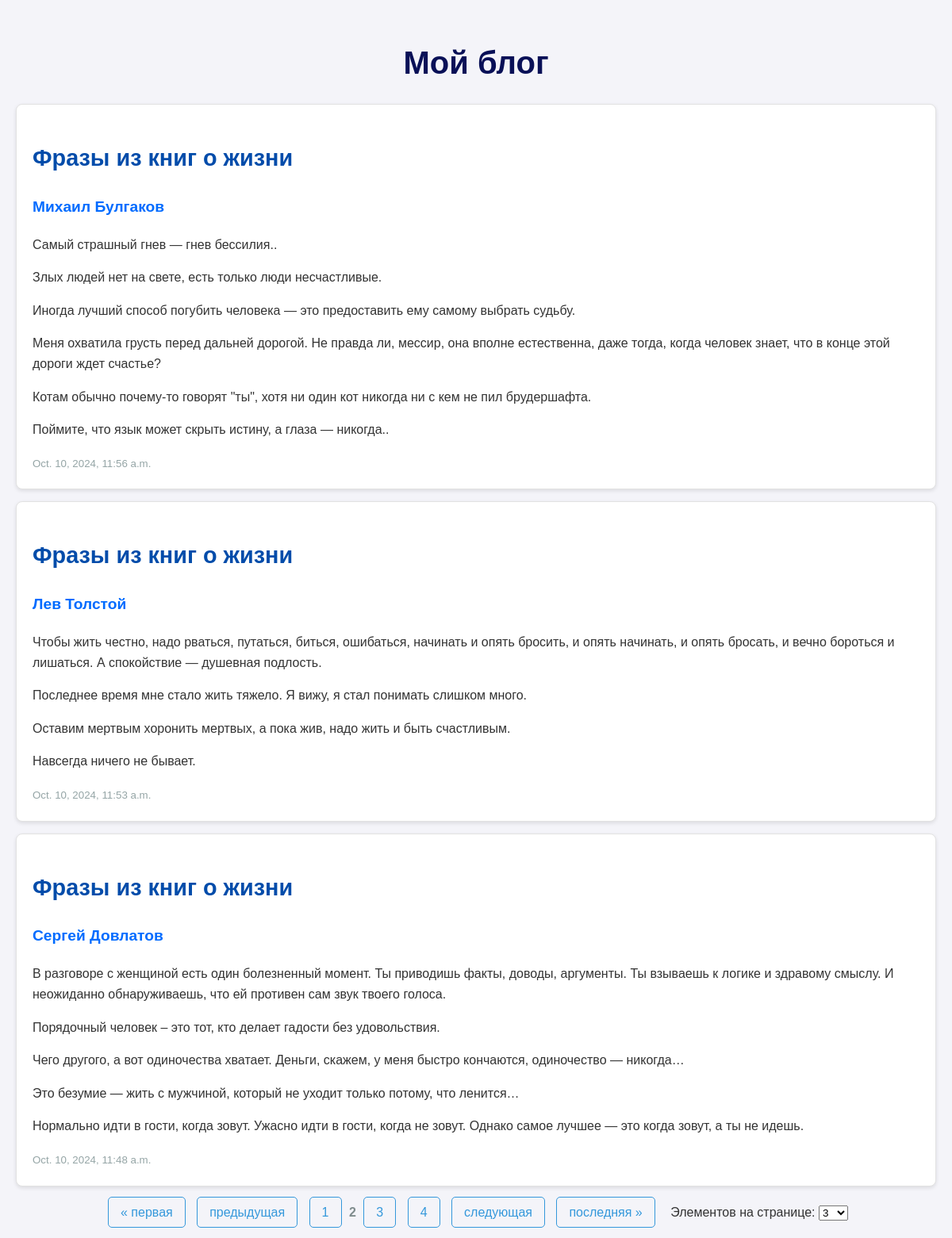
Screenshot of /blog/?page=2&items=3 with the database file from the repository.
### blog/models.py (models this page shows, shortened)
class Post(models.Model):
    title = models.CharField(max_length=200)
    author = models.CharField(max_length=100)
    content = models.TextField()
    pub_date = models.DateTimeField('date published', auto_now_add=True)

### blog/views.py (the view)
# urls.py: path('blog/', post_list, name='post_list'),  # Посты
def post_list(request):  # с выбором количества постов на странице
    post_list = Post.objects.all().order_by('-pub_date')
    items_per_page = request.GET.get('items', 3)
    try:
        items_per_page = int(items_per_page)
    except ValueError:
        items_per_page = 3
    paginator = Paginator(post_list, items_per_page)
    page = request.GET.get('page')  # Получение номера страницы из GET-запроса
    try:
        posts = paginator.page(page)  # Получение страницы с постами
    except PageNotAnInteger:  # Если номер страницы не является целым числом, показывается первая страница
        posts = paginator.page(1)
    except EmptyPage:  # Если номер страницы больше максимального, показывается последняя страница
        posts = paginator.page(paginator.num_pages)
    return render(request, 'blog/post_list.html', {'posts': posts, 'items_per_page': items_per_page})

### blog/templates/blog/post_list.html (shortened to what this page needs)
<!DOCTYPE html>
<html lang="ru">
<head>
</head>
<body>
    <h1>Мой блог</h1>
    <ul>
    {% for post in posts %}
        <li>
            <h2>{{ post.title }}</h2>
            <h3>{{ post.author }}</h3>
            <p>{{ post.content|linebreaks }}</p>
            <small>{{ post.pub_date }}</small>
        </li>
    {% endfor %}
    </ul>
    <div class="pagination">
        <form method="get">
            <span class="step-links">
                {% if posts.has_previous %}
                    <a href="?page=1&items={{ items_per_page }}">&laquo; первая</a>
                    <a href="?page={{ posts.previous_page_number }}&items={{ items_per_page }}">предыдущая</a>
                {% endif %}
                {% for num in posts.paginator.page_range %}
                    {% if posts.number == num %}
                        <span class="current">{{ num }}</span>
                    {% else %}
                        <a href="?page={{ num }}&items={{ items_per_page }}">{{ num }}</a>
                    {% endif %}
                {% endfor %}
                {% if posts.has_next %}
                    <a href="?page={{ posts.next_page_number }}&items={{ items_per_page }}">следующая</a>
                    <a href="?page={{ posts.paginator.num_pages }}&items={{ items_per_page }}">последняя &raquo;</a>
                {% endif %}
            </span>
            <span class="items-per-page">
                <label for="items">Элементов на странице:</label>
                <select name="items" id="items" onchange="this.form.submit()">
                    <option value="3" {% if items_per_page == 3 %}selected{% endif %}>3</option>
                </select>
            </span>
        </form>
    </div>
</body>
</html>

### blog/templates/blog/post_list.html (style rules this page uses)
h1 { color: #091057; font-size: 2.5em; text-align: center; margin-bottom: 20px; }
h2 { color: #024CAA; font-size: 1.8em; }
h3 { color: #006BFF; font-size: 1.2em; }
p { margin-bottom: 15px; }
small { color: #95a5a6; }
ul { list-style: none; padding: 0; }
li { background-color: #ffffff; border: 1px solid #e2e2e2; margin-bottom: 15px; padding: 20px; border-radius: 8px; box-shadow: 0 2px 5px rgba(0, 0, 0, 0.1); }
a { color: #3498db; text-decoration: none; }
.pagination { text-align: center; margin-top: 20px; }
.step-links { display: inline-block; }
.step-links a { color: #3498db; padding: 10px 15px; border: 1px solid #3498db; border-radius: 5px; margin: 0 5px; text-decoration: none; }
.current { font-weight: bold; color: #7f8c8d; }
.items-per-page { margin-left: 10px; }

### rows the page displays
Post: title "Фразы из книг о жизни", author "Михаил Булгаков", content "Самый страшный гнев — гнев бессилия.. Злых людей нет на свете, есть только люди несчастливые. Иногда лучший способ погубить человека — это предоставить ему самому выбрать судьбу. Меня охватила грусть перед дальней дорогой. Не правда ли, мессир, она вполне естественна, даже тогда, когда человек знает, что в конце этой дороги ждет счастье? Котам обычно почему-то говорят \"ты\", хотя ни один кот никогда ни с кем не пил брудершафта. Поймите, что язык может скрыть истину, а глаза — никогда..", pub_date "Oct. 10, 2024, 11:56 a.m."
Post: title "Фразы из книг о жизни", author "Лев Толстой", content "Чтобы жить честно, надо рваться, путаться, биться, ошибаться, начинать и опять бросить, и опять начинать, и опять бросать, и вечно бороться и лишаться. А спокойствие — душевная подлость. Последнее время мне стало жить тяжело. Я вижу, я стал понимать слишком много. Оставим мертвым хоронить мертвых, а пока жив, надо жить и быть счастливым. Навсегда ничего не бывает.", pub_date "Oct. 10, 2024, 11:53 a.m."
Post: title "Фразы из книг о жизни", author "Сергей Довлатов", content "В разговоре с женщиной есть один болезненный момент. Ты приводишь факты, доводы, аргументы. Ты взываешь к логике и здравому смыслу. И неожиданно обнаруживаешь, что ей противен сам звук твоего голоса. Порядочный человек – это тот, кто делает гадости без удовольствия. Чего другого, а вот одиночества хватает. Деньги, скажем, у меня быстро кончаются, одиночество — никогда… Это безумие — жить с мужчиной, который не уходит только потому, что ленится… Нормально идти в гости, когда зовут. Ужасно идти в гости, когда не зовут. Однако самое лучшее — это когда зовут, а ты не идешь.", pub_date "Oct. 10, 2024, 11:48 a.m."

### other values shown
{{ num }} "1" "3" "4"
{{ num }} "2"
